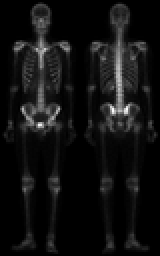
%> input picture Image Sharpening/skeleton_orig.bmp, 80 x 128 px, shrunk from 500 x 800 before the run (shown 2 times larger)
$ octave --eval "result = UnsharpMaskingFrequency(imread('skeleton_orig.bmp'));"   (GNU Octave 9; MATLAB toolbox functions it lacks are replaced by stand-ins)
%> lines starting %> are read from the running program, lines starting %| are printed output that depends on the picture; in (x1, y1, x2, y2) boxes, pixels count from 0 and x2, y2 are one past the last pixel; in counts of white or black regions, pixels touching at a corner belong together; the program's own positions count from 1
function [processedImage] = UnsharpMaskingFrequency(image)

% ############ Preprocess ############

% convert to 0~1 double type value and get size
imageDouble = im2double(image);
[m,n] = size(imageDouble);
%> m = 128; n = 240

% preparing padded image variable
% size 2x of max(m,n) => make sure it wont undersampling
len = 2*max(m,n);
%> len = 480
preProcessImage = zeros(len,len);

% Multiplying with (-1)^(x+y) and padding
for i = 1:len
    for j = 1:len
        if i <= m && j<= n
            preProcessImage(i,j) = imageDouble(i,j).*(-1).^(i + j);
        else
            preProcessImage(i,j) = 0;
        end
    end
end
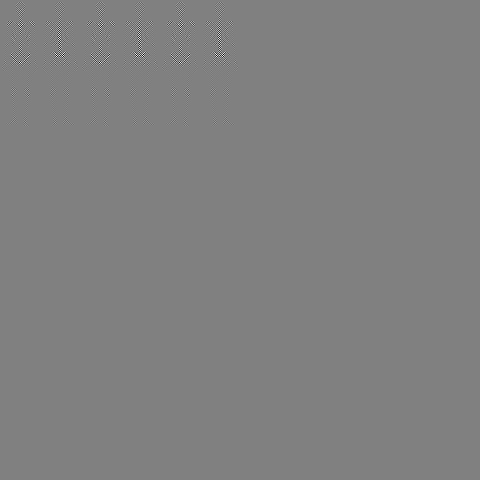
%> preProcessImage: size 480x480 double; min -0.992, max 0.976, mean -1.53e-06; drawn with min black and max white

% ############ FFT and filtering ############

% perform DFT to transform image to frequency domain
ImageFreq = fft2(preProcessImage);

% generate Frequency spacing for frequency response
[x,y] = freqspace(len,'meshgrid');

% distance martix
dist = zeros(len,len);
for i = 1:len
    for j = 1:len
        dist(i,j) = sqrt(x(i,j).^2 + y(i,j).^2);
    end
end
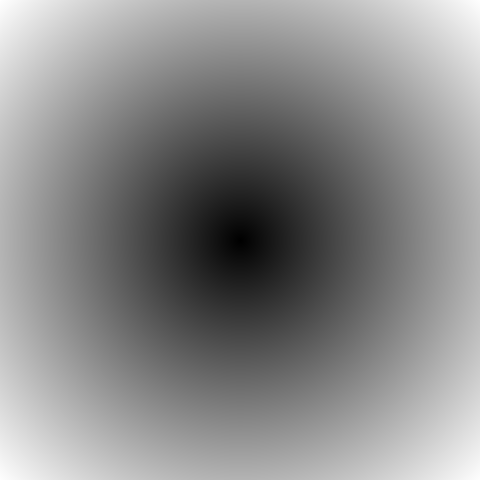
%> dist: size 480x480 double; min 0, max 1.41, mean 0.765; drawn with min black and max white

% constructing High-pass filter function
H = zeros(len,len);
for i = 1:len
    for j = 1:len
        if dist(i,j) >= 0.5  % here 0.5 is the cut-off frequency
            H(i,j) = 1;
        else
            H(i,j) = 0;
        end
    end
end
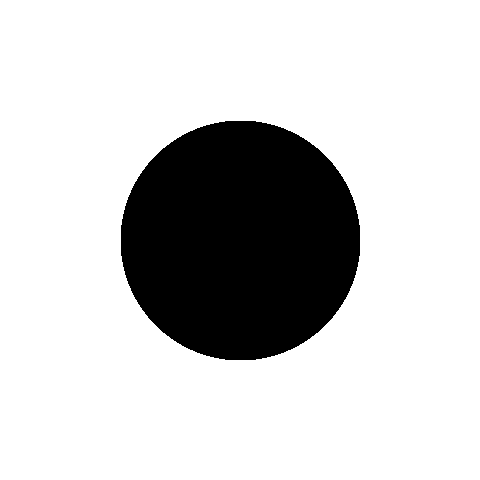
%> H: size 480x480 double; values 0 (black) and 1 (white), 80.4% white; 1 black region, box (x1, y1, x2, y2) and area: (121, 121, 360, 360) 45213

% filtering & inverse DFT
ifftImg = ifft2(ImageFreq.*H);

% ############ Postprocess ############

% Multiplying with (-1)^(x+y)
postProcessImage = zeros(len,len);
for i = 1:len
    for j = 1:len
        postProcessImageImage(i,j) = ifftImg(i,j).*((-1).^(i+j));
    end
end

% remove padding and (Image - blured Image)
processedImage = zeros(m,n);
for i = 1:m
    for j = 1:n
        processedImage(i,j) = imageDouble(i,j) - postProcessImage(i,j);
    end
end
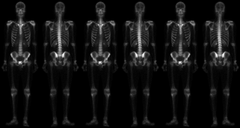
%> processedImage: size 128x240 double; min 0, max 0.992, mean 0.0664; mean of the top-left, top-right, bottom-left and bottom-right quarters 0.103, 0.105, 0.0292, 0.0287

% convert to gray level(range: 0-255)
processedImage = uint8(processedImage.*255);
%> processedImage: size 128x240 uint8

end
